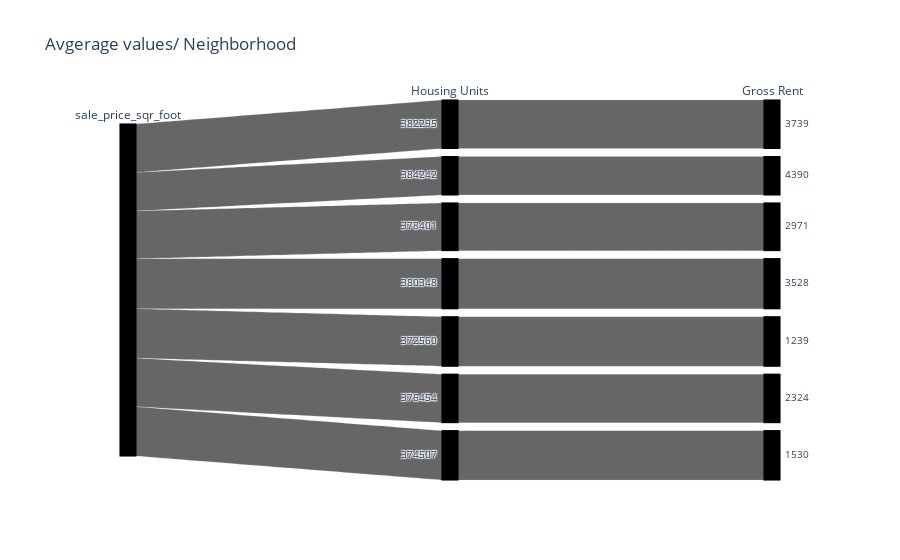

Here is the notebook cell this chart was saved with:
### Code cell
# Parallel Categories Plot
px.parallel_categories(
    ten_most_expensive,
    color="sale_price_sqr_foot",
    color_continuous_scale=px.colors.sequential.Inferno,
    title="Avgerage values/ Neighborhood",
    labels={"neighborhood":"Neighborhood",
          "sales_price_sqr_foot":"Sales Price per sqf",
          "housing_units":"Housing Units",
          "gross_rent":"Gross Rent"},
)

### Figure 1 — Plotly figure (JSON) as saved in the notebook; plotly's stock layout.template omitted (floating-point values rounded to 4 significant figures; data arrays with more than 128 entries replaced by an {"elided": "..."} marker saying what was removed)
{"data": [{"dimensions": [{"label": "sale_price_sqr_foot", "values": {"elided": "397 null values"}}, {"label": "Housing Units", "values": {"elided": "397 int values"}}, {"label": "Gross Rent", "values": {"elided": "397 int values"}}], "domain": {"x": [0, 1], "y": [0, 1]}, "line": {"color": {"elided": "397 null values"}, "coloraxis": "coloraxis"}, "name": "", "type": "parcats"}], "layout": {"autosize": true, "coloraxis": {"colorbar": {"title": {"text": "sale_price_sqr_foot"}}, "colorscale": [[0, "#000004"], [0.1111, "#1b0c41"], [0.2222, "#4a0c6b"], [0.3333, "#781c6d"], [0.4444, "#a52c60"], [0.5556, "#cf4446"], [0.6667, "#ed6925"], [0.7778, "#fb9b06"], [0.8889, "#f7d13d"], [1, "#fcffa4"]]}, "legend": {"tracegroupgap": 0}, "title": {"text": "Avgerage values/ Neighborhood"}}}
